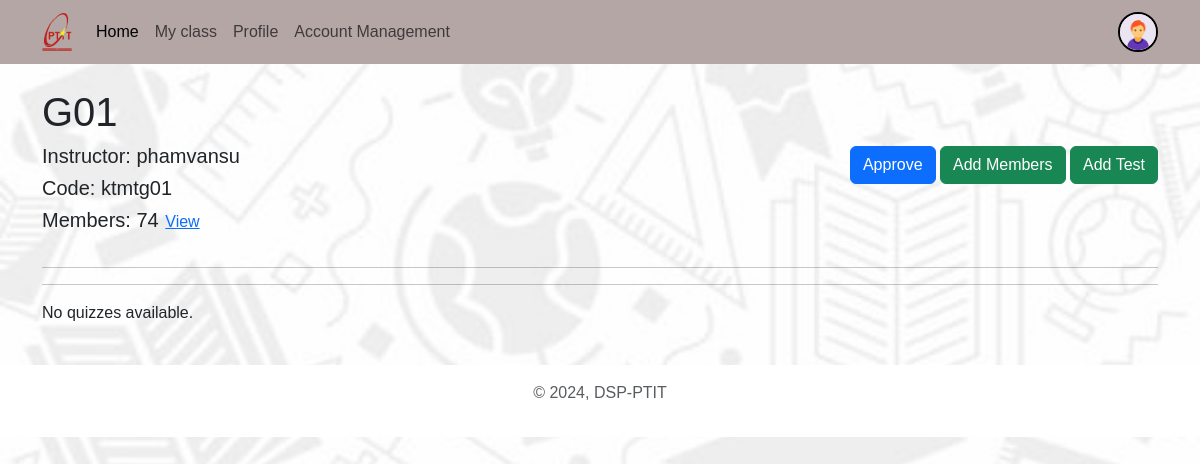
The page /myclass/class_detail/8/ (signed in) on the database its author committed.
### account/models.py (models this page shows, shortened)
class Profile(models.Model):
    user = models.OneToOneField(User, on_delete=models.CASCADE, null=True, verbose_name='User Object') #verbose_name
    user_class = models.TextField(blank=True, null=True)
    email=models.EmailField(blank=True, null=True,max_length=254,unique=True)
    profile_img = models.ImageField(upload_to='profile_images', default='profile_images/user.jpg', blank=True, null=True, verbose_name='Profile Pic')
    studen_id = models.CharField(max_length=15, blank=True, null=True)
    GENDER = (
        ('Male', 'Male'),
        ('Female', 'Female'),
        ('Other', 'Other'),
    )
    gender = models.CharField(max_length=6, choices=GENDER, blank=True, null=True)
    @property
    def full_name(self):
        return f"{self.user.first_name} {self.user.last_name}"

### allClass/models.py (models this page shows, shortened)
class MyClass(models.Model):
    name = models.TextField()
    instructor = models.ForeignKey(User, on_delete=models.CASCADE, related_name='instructed_classes')
    students = models.ManyToManyField(User, related_name='classes')
    code = models.CharField(max_length=10, unique=True, null=True)
    class Meta:
        verbose_name = "Class"
        verbose_name_plural = "Classes"

### allClass/views.py (the view)
# urls.py: path('class_detail/<int:class_id>/', views.class_detail, name='class_detail'),
@login_required(login_url='login')
def class_detail(request, class_id):
    myclass = get_object_or_404(MyClass, id=class_id)
    if request.user != myclass.instructor and request.user not in myclass.students.all():
        raise Http404("You do not have permission to access this class.")
    class_requests = ClassRequest.objects.filter(myclass=myclass, approved=False)
    quizzes = Quiz.objects.filter(class_id=myclass.id)
    student_count = myclass.students.count()
    student_list = myclass.students.all()
    instructor = myclass.instructor
    return render(request, 'inyourclass.html', {'class': myclass, 'class_requests': class_requests, 'quizzes': quizzes,'student_count': student_count,'student_list': student_list,'instructor': instructor, 'class_id': class_id})

### templates/inyourclass.html (shortened to what this page needs)
<!DOCTYPE html>
<html lang="en">
<head>
    <link href="https://cdn.jsdelivr.net/npm/bootstrap@5.3.0-alpha3/dist/css/bootstrap.min.css" rel="stylesheet"
>
    <link rel="stylesheet" href="/static/css/style.css">
</head>
<body>
    {% include "Components/navbar_loged_in.html" %}
    <div class="container mt-4">
        <div class="d-flex justify-content-between align-items-center mb-4">
            <div>
                <h1>{{ class.name }}</h1>
                <h5>Instructor: {{ class.instructor.username }}</h5>
                <h5>Code: {{ class.code }}</h5>
                <h5>Members: {{ student_count }}
                    <button type="button" class="btn btn-link p-0" data-bs-toggle="modal" data-bs-target="#studentListModal">
                        View
                    </button>
                </h5>
            </div>
            <div>
                {% if user == class.instructor %}
                    <button type="button" class="btn btn-primary position-relative" data-bs-toggle="modal" data-bs-target="#approveMembersModal">
                        Approve
                    </button>
                    <button type="button" class="btn btn-success" data-bs-toggle="modal" data-bs-target="#addMembersModal">Add Members</button>
                    <a href="{% url 'addquiz' class.id %}" class="btn btn-success">Add Test</a>
                {% endif %}
            </div>
        </div>
        <hr>
        <hr>
        <div class="row">
            {% if quizzes|length > 0 %}
                <div class="row">
                    {% for quiz in quizzes %}
                        <div class="col-md-4">
                            <div class="card mb-4">
                                <div class="card-body">
                                    <h5 class="card-title">{{ quiz.title }}</h5>
                                    <p class="card-text">{{ quiz.description }}</p>
                                    <p class="card-text"><strong>Number of Questions:</strong> {{ quiz.total_questions }}</p>
                                    <p class="card-text"><strong>Created on:</strong> {{ quiz.created_at }}</p>
                                    {% if user == quiz.instructor %}
                                        <form method="post" action="{% url 'activate_quiz' quiz.id %}" class="d-inline">
                                            {% csrf_token %}
                                            <label class="form-check-label">
                                                <input type="checkbox" class="form-check-input" name="active" {% if quiz.active %}checked{% endif %} onchange="this.form.submit()">
                                                Active
                                            </label>
                                        </form>
                                    {% endif %}
                                        <div class="btn-group" role="group">
                                            {% if quiz.active %}
                                                <a href="{% url 'start_quiz' quiz.id %}" class="btn btn-sm btn-outline-success">Start</a>
                                            {% else %}
                                                {% if user != quiz.instructor %}
                                                    <p class="text-muted">The quiz is not yet available.</p>
                                                {% endif %}
                                            {% endif %}
                                            {% if user == quiz.instructor %}
                                                <a href="{% url 'mark_quiz' class.id quiz.id %}" class="btn btn-sm btn-outline-primary">Mark</a>
                                                <a href="{% url 'quiz_leaderboard' quiz.id %}" class="btn btn-sm btn-outline-info">Leaderboard</a>
                                            {% endif %}
                                        </div>
                                </div>
                            </div>
                        </div>
                    {% endfor %}
                </div>
            {% else %}
                <p>No quizzes available.</p>
            {% endif %}
        </div>
    </div>
    {% include "Components/footer.html" %}
</body>
</html>

### templates/Components/navbar_loged_in.html (shortened to what this page needs)
    <nav class="navbar navbar-expand-lg bg-body-tertiary d-none d-lg-block">
        <div class="container">
            <a class="navbar-brand" href="">
                <img src="/static/images/logo_ptit.png" alt="" style="width: 30px;">
                </a>
            <div class="collapse navbar-collapse" id="navbarSupportedContent">
                <ul class="navbar-nav me-auto mb-2 mb-lg-0">
                    <li class="nav-item">
                        <a class="nav-link active" aria-current="page" href="{% url 'welcome' %}">Home</a>
                    </li>
						<a class="nav-link" href="{% url 'my_classes' %}">My class</a>
					<li class="nav-item">
                        <a class="nav-link" href="{% url 'profile' request.user.username %}">Profile</a>
                    </li>
                    {% if request.user.is_staff or request.user.is_superuser %}
                    <a class="nav-link" href="{% url "account_management" %}">Account Management</a>
                    {% endif %}
                </ul>
                {% if request.user.is_authenticated %}
                    <a href="{% url 'profile' request.user.username %}" class="ms-5">
                    <img src="{{request.user.profile.profile_img.url}}" class="rounded-circle" width="40" height="40" alt="profile_img" style="border: 2px solid #000;">
                    </a>
                {% endif %}
            </div>
        </div>
    </nav>

### static/css/style.css (style rules this page uses)
* { font-family: 'Arial', 'Tahoma', 'Verdana', 'Roboto', 'Open Sans', sans-serif; }
body { background-image: url("../images/Bg1.jpg"); background-size: cover; background-repeat: no-repeat; background-attachment: fixed; background-position: center; }
.navbar { background-color: #b5a6a6 !important; }

### rows shown on the page
MyClass: name "G01", instructor.username "phamvansu", code "ktmtg01"

### other values the page prints
{{ student_count }} "74"
